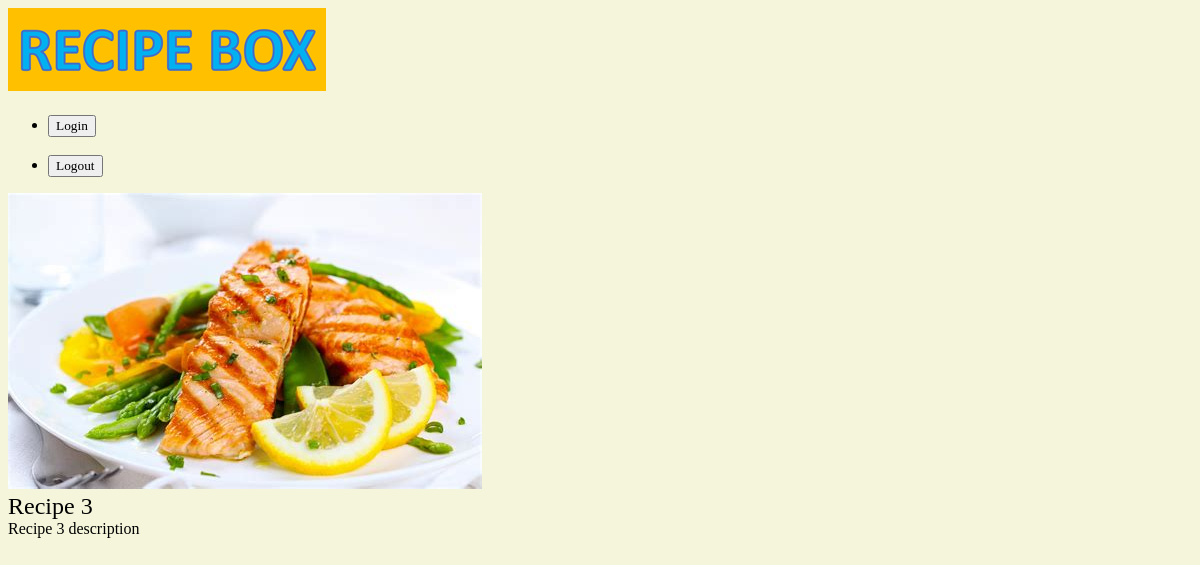
The page /recipes/recipe-3/ on the database its author committed.
### recipes/models.py (models this page shows, shortened)
class Recipe(models.Model):
    user = models.ForeignKey(settings.AUTH_USER_MODEL, on_delete=models.CASCADE, default='1',)
    title = models.CharField(max_length=120)
    description = models.TextField(blank=True, null=True, max_length=255)
    directions = models.TextField(blank=True, null=True,)
    timestamp = models.DateTimeField(auto_now_add=True) # automatically input time when record is created
    updated = models.DateTimeField(auto_now=True)
    slug = models.SlugField()
    thumb = models.ImageField(default='default.png', blank=True)

### recipes/views.py (the view)
# urls.py: path('<slug:slug>/', views.recipe_detail_view, name='detail'),
def recipe_detail_view(request, slug):
    recipe = Recipe.objects.get(slug=slug)
    return render(request, 'recipes/recipe_detail_view.html', {'recipe':recipe } )

### recipes/templates/recipes/recipe_detail_view.html (shortened to what this page needs)
{% extends 'base.html' %}
{% block content %}
<div class='recipe-detail'>
    <div class='recipe'>
        <img src="{{ recipe.thumb.url }}"/>
        <h2>{{ recipe.title }} </h2>
        <h4>{{ recipe.description }}</h4>
    </div>
</div>
{% endblock content %}

### assets/styles.css (style rules this page uses)
body { background-color: beige; background-repeat: no-repeat; color: #000; }
body * { font-family: Ubuntu; }
h1, h2, h3, h4, h5 { font-weight: normal; margin: 0; }

### rows shown on the page
Recipe: thumb (picture), title "Recipe 3", description "Recipe 3 description"
